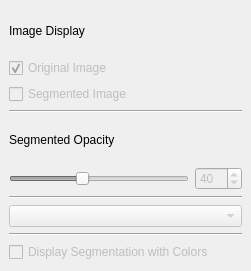
<?xml version="1.0" encoding="UTF-8"?>
<ui version="4.0">
 <class>LayersDockWidget</class>
 <widget class="QDockWidget" name="LayersDockWidget">
  <property name="geometry">
   <rect>
    <x>0</x>
    <y>0</y>
    <width>251</width>
    <height>271</height>
   </rect>
  </property>
  <property name="features">
   <set>QDockWidget::AllDockWidgetFeatures</set>
  </property>
  <property name="allowedAreas">
   <set>Qt::AllDockWidgetAreas</set>
  </property>
  <property name="windowTitle">
   <string>Layers</string>
  </property>
  <widget class="QWidget" name="dockWidgetContents">
   <layout class="QGridLayout" name="gridLayout">
    <item row="2" column="0">
     <widget class="QCheckBox" name="segmentedImage">
      <property name="enabled">
       <bool>false</bool>
      </property>
      <property name="toolTip">
       <string>Display the Segmented Image</string>
      </property>
      <property name="text">
       <string>Segmented Image</string>
      </property>
     </widget>
    </item>
    <item row="5" column="0">
     <widget class="QLabel" name="label">
      <property name="text">
       <string>Segmented Opacity</string>
      </property>
     </widget>
    </item>
    <item row="6" column="1">
     <widget class="QSpinBox" name="opacitySpinner">
      <property name="enabled">
       <bool>false</bool>
      </property>
      <property name="toolTip">
       <string>Adjust the opacity of the segmented image. 0 makes the segmented image opaque. 100 makes the segmented image transparent </string>
      </property>
      <property name="maximum">
       <number>100</number>
      </property>
      <property name="value">
       <number>40</number>
      </property>
     </widget>
    </item>
    <item row="8" column="0" colspan="2">
     <widget class="QComboBox" name="compositeModeCB">
      <property name="enabled">
       <bool>false</bool>
      </property>
      <property name="toolTip">
       <string>Select the type of compositing of the original and segmented images</string>
      </property>
      <property name="statusTip">
       <string>Select the type of compositing of the original and segmented images</string>
      </property>
     </widget>
    </item>
    <item row="4" column="0" colspan="2">
     <widget class="Line" name="line">
      <property name="orientation">
       <enum>Qt::Horizontal</enum>
      </property>
     </widget>
    </item>
    <item row="7" column="0" colspan="2">
     <widget class="Line" name="line_2">
      <property name="orientation">
       <enum>Qt::Horizontal</enum>
      </property>
     </widget>
    </item>
    <item row="6" column="0">
     <widget class="QSlider" name="opacitySlider">
      <property name="enabled">
       <bool>false</bool>
      </property>
      <property name="toolTip">
       <string>Adjust the opacity of the segmented image. 0 makes the segmented image opaque. 100 makes the segmented image transparent </string>
      </property>
      <property name="maximum">
       <number>100</number>
      </property>
      <property name="value">
       <number>40</number>
      </property>
      <property name="orientation">
       <enum>Qt::Horizontal</enum>
      </property>
     </widget>
    </item>
    <item row="0" column="0">
     <widget class="QLabel" name="label_2">
      <property name="text">
       <string>Image Display</string>
      </property>
     </widget>
    </item>
    <item row="1" column="0">
     <widget class="QCheckBox" name="originalImage">
      <property name="enabled">
       <bool>false</bool>
      </property>
      <property name="toolTip">
       <string>Display the original Image</string>
      </property>
      <property name="text">
       <string>Original Image</string>
      </property>
      <property name="checked">
       <bool>true</bool>
      </property>
     </widget>
    </item>
    <item row="9" column="0" colspan="2">
     <widget class="Line" name="line_3">
      <property name="orientation">
       <enum>Qt::Horizontal</enum>
      </property>
     </widget>
    </item>
    <item row="10" column="0" colspan="2">
     <widget class="QCheckBox" name="useColorTable">
      <property name="enabled">
       <bool>false</bool>
      </property>
      <property name="text">
       <string>Display Segmentation with Colors</string>
      </property>
     </widget>
    </item>
   </layout>
  </widget>
 </widget>
 <resources/>
 <connections/>
</ui>
